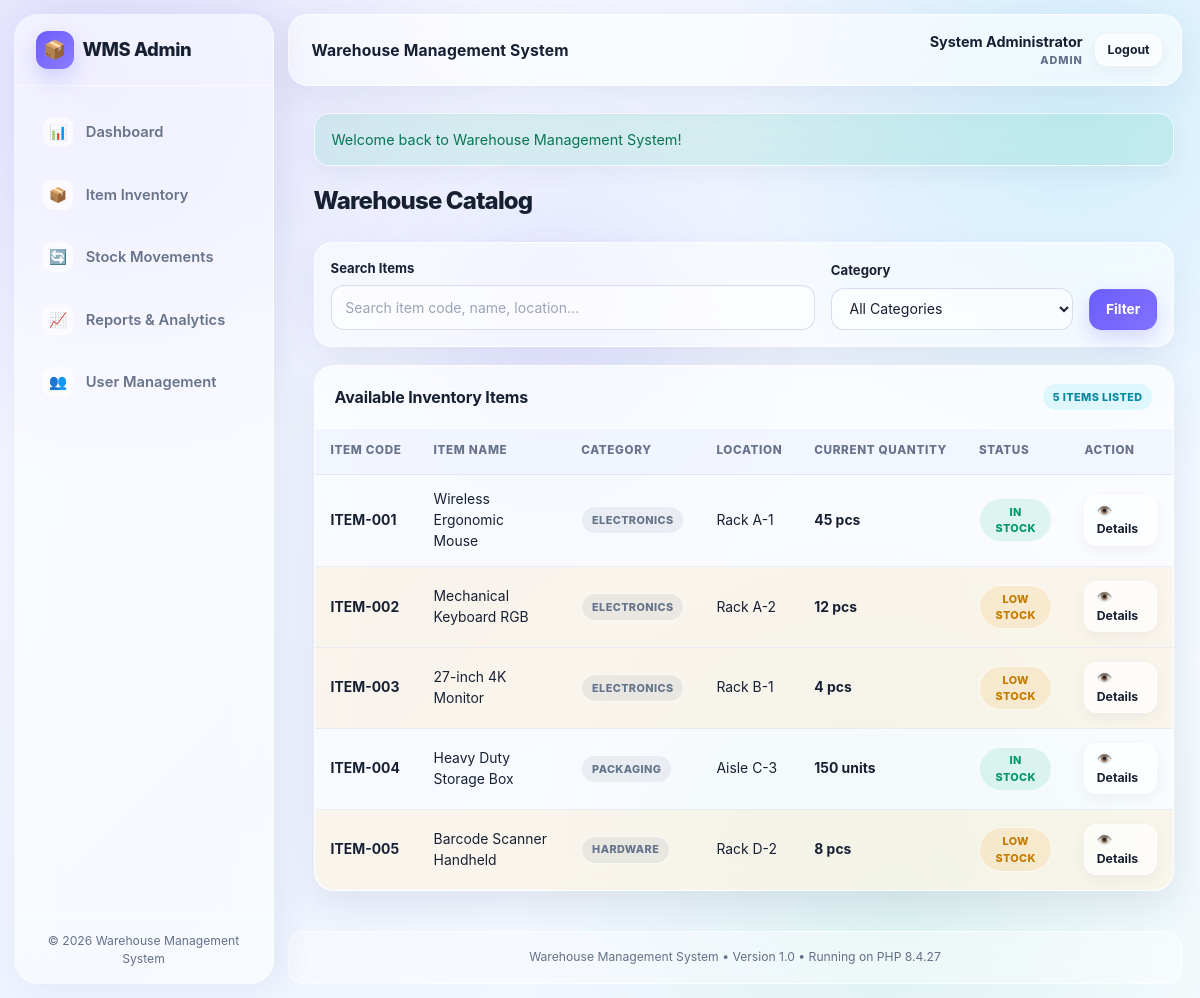
Page /user/items.php (signed in) on the committed database.
### tables this page shows
CREATE TABLE IF NOT EXISTS `items` (
  `id` INT UNSIGNED AUTO_INCREMENT PRIMARY KEY,
  `item_code` VARCHAR(50) NOT NULL UNIQUE,
  `item_name` VARCHAR(150) NOT NULL,
  `category` VARCHAR(100) NOT NULL,
  `location` VARCHAR(100) NOT NULL,
  `quantity` INT NOT NULL DEFAULT 0,
  `unit` VARCHAR(20) NOT NULL DEFAULT 'pcs',
  `reorder_level` INT NOT NULL DEFAULT 5,
  `created_at` DATETIME NOT NULL DEFAULT CURRENT_TIMESTAMP,
  `updated_at` DATETIME NOT NULL DEFAULT CURRENT_TIMESTAMP ON UPDATE CURRENT_TIMESTAMP,
  CONSTRAINT `chk_quantity_nonnegative` CHECK (`quantity` >= 0),
  CONSTRAINT `chk_reorder_nonnegative` CHECK (`reorder_level` >= 0),
  INDEX `idx_item_code` (`item_code`),
  INDEX `idx_item_name` (`item_name`),
  INDEX `idx_category` (`category`),
  INDEX `idx_location` (`location`)
);

### includes/functions.php (called while the page is built, shortened)
<?php
function e(?string $value): string {
    return htmlspecialchars($value ?? '', ENT_QUOTES | ENT_SUBSTITUTE, 'UTF-8');
}
function url(string $path = ''): string {
    $cleanPath = '/' . ltrim($path, '/');
    return BASE_PATH . $cleanPath;
}
function format_number(int $number): string {
    return number_format($number);
}

### user/items.php (the view, shortened to what this page needs)
<?php
$pdo = getDBConnection();
$search = trim($_GET['search'] ?? '');
$sql = 'SELECT id, item_code, item_name, category, location, quantity, unit, reorder_level FROM items WHERE 1=1';
$params = [];
$sql .= ' ORDER BY item_code ASC';
$stmt = $pdo->prepare($sql);
$stmt->execute($params);
$items = $stmt->fetchAll();
require_once __DIR__ . '/../includes/header.php';
?>
<div class="page-header">
    <h1 class="page-title">Warehouse Catalog</h1>
</div>
<form action="<?= url('user/items.php') ?>" method="GET" class="filter-bar">
    <div class="form-group" style="flex: 2; margin-bottom: 0;">
        <label for="search" class="form-label">Search Items</label>
        <input
            type="text"
            id="search"
            name="search"
            class="form-control"
            placeholder="Search item code, name, location..."
            value="<?= e($search) ?>"
        >
    </div>
    <div class="form-group" style="flex: 1; margin-bottom: 0;">
        <label for="category" class="form-label">Category</label>
        <select name="category" id="category" class="form-control">
            <option value="">All Categories</option>
        </select>
    </div>
    <div style="display: flex; gap: 0.5rem; align-self: flex-end;">
        <button type="submit" class="btn btn-primary">Filter</button>
    </div>
</form>
<div class="card">
    <div class="card-header">
        <h2 class="card-title">Available Inventory Items</h2>
        <span class="badge badge-info"><?= count($items) ?> Items Listed</span>
    </div>
    <div class="card-body" style="padding: 0;">
        <div class="table-responsive">
            <table class="table">
                <thead>
                    <tr>
                        <th>Item Code</th>
                        <th>Item Name</th>
                        <th>Category</th>
                        <th>Location</th>
                        <th>Current Quantity</th>
                        <th>Status</th>
                        <th>Action</th>
                    </tr>
                </thead>
                <tbody>
                    <?php if (empty($items)): ?>
                        <tr>
                            <td colspan="7" style="text-align: center; padding: 2rem; color: var(--text-muted);">
                                No items matching your search criteria.
                            </td>
                        </tr>
                    <?php else: ?>
                        <?php foreach ($items as $item):
                            $isLowStock = $item['quantity'] <= $item['reorder_level'];
                        ?>
                            <tr class="<?= $isLowStock ? 'table-row-warning' : '' ?>">
                                <td><strong><?= e($item['item_code']) ?></strong></td>
                                <td><?= e($item['item_name']) ?></td>
                                <td><span class="badge badge-secondary"><?= e($item['category']) ?></span></td>
                                <td><?= e($item['location']) ?></td>
                                <td>
                                    <strong><?= format_number((int)$item['quantity']) ?> <?= e($item['unit']) ?></strong>
                                </td>
                                <td>
                                    <?php if ($item['quantity'] == 0): ?>
                                        <span class="badge badge-danger">Out of Stock</span>
                                    <?php elseif ($isLowStock): ?>
                                        <span class="badge badge-warning">Low Stock</span>
                                    <?php else: ?>
                                        <span class="badge badge-success">In Stock</span>
                                    <?php endif; ?>
                                </td>
                                <td>
                                    <a href="<?= url('user/item-details.php?id=' . $item['id']) ?>" class="btn btn-secondary btn-sm">
                                        👁️ Details
                                    </a>
                                </td>
                            </tr>
                        <?php endforeach; ?>
                    <?php endif; ?>
                </tbody>
            </table>
        </div>
    </div>
</div>
<?php require_once __DIR__ . '/../includes/footer.php'; ?>

### rows in the picture
items: item_code "ITEM-001", item_name "Wireless Ergonomic Mouse", category "ELECTRONICS", location "Rack A-1", quantity "45", unit "pcs", reorder_level "IN STOCK"
items: item_code "ITEM-002", item_name "Mechanical Keyboard RGB", category "ELECTRONICS", location "Rack A-2", quantity "12", unit "pcs", reorder_level "LOW STOCK"
items: item_code "ITEM-003", item_name "27-inch 4K Monitor", category "ELECTRONICS", location "Rack B-1", quantity "4", unit "pcs", reorder_level "LOW STOCK"
items: item_code "ITEM-004", item_name "Heavy Duty Storage Box", category "PACKAGING", location "Aisle C-3", quantity "150", unit "units", reorder_level "IN STOCK"
items: item_code "ITEM-005", item_name "Barcode Scanner Handheld", category "HARDWARE", location "Rack D-2", quantity "8", unit "pcs", reorder_level "LOW STOCK"

### other values in the picture
APP_NAME "Warehouse Management System"
$currentUser['full_name'] "System Administrator"
$currentUser['role'] "ADMIN"
$message = $msg['message'] "Welcome back to Warehouse Management System!"
count($items) "5"
PHP_VERSION "8.4.27"
